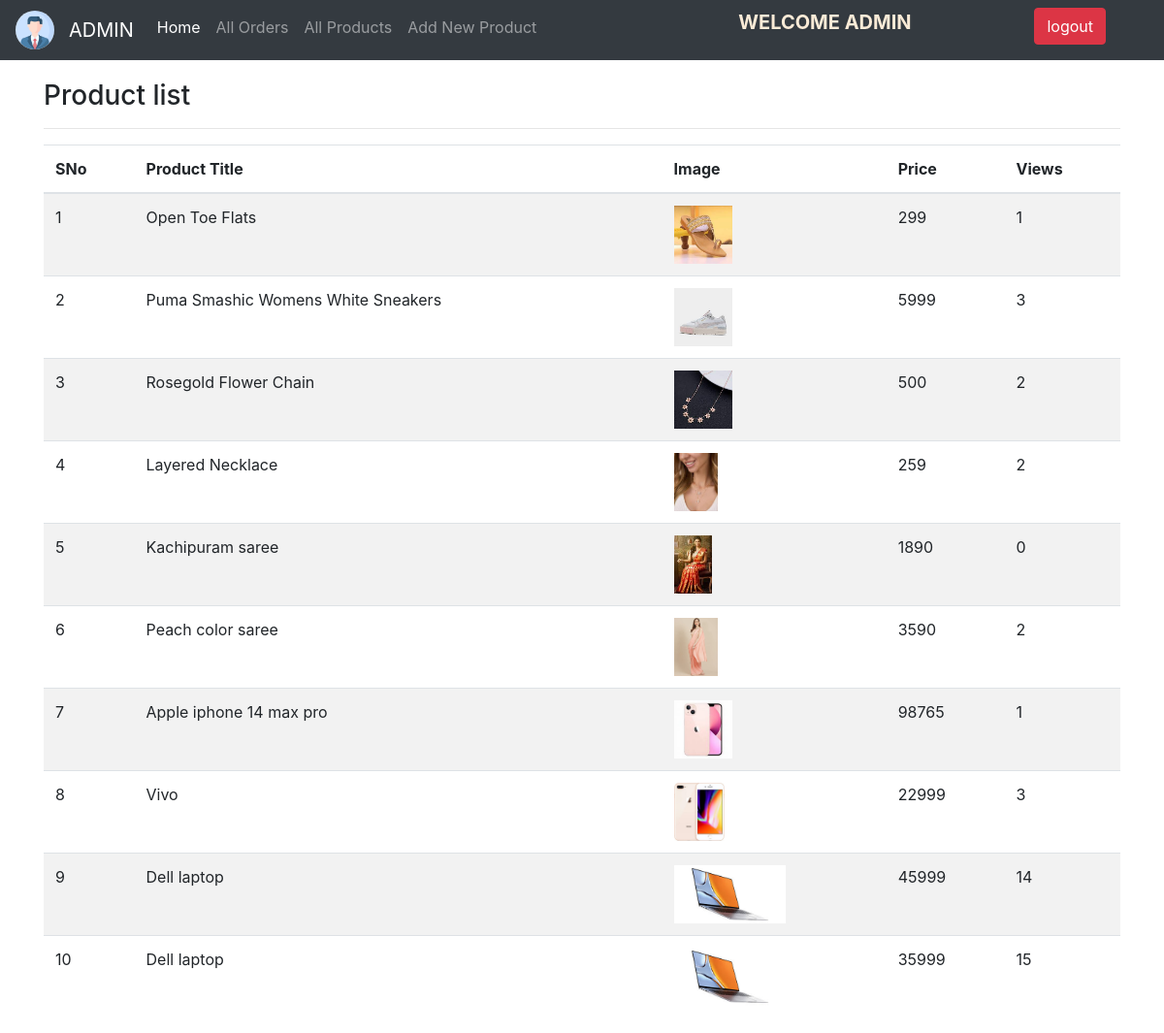
The page /admin-product/list/ (signed in) on the database its author committed.
### ecomapp/models.py (models this page shows, shortened)
class Product(models.Model):
    title = models.CharField(max_length=200)
    slug = models.SlugField(unique=True)
    category = models.ForeignKey(Category, on_delete=models.CASCADE)
    image = models.ImageField(upload_to="products")
    marked_price = models.PositiveIntegerField()
    selling_price = models.PositiveIntegerField()
    description = models.TextField()
    warranty = models.CharField(max_length=300, null=True, blank=True)
    return_policy = models.CharField(max_length=300, null=True, blank=True)
    view_count = models.PositiveIntegerField(default=0)

### ecomapp/views.py (the view)
# urls.py: path("admin-product/list/", views.admin_product_list_view, name="adminproductlist"),
@admin_required
def admin_product_list_view(request):
    all_products = Product.objects.all().order_by("-id")
    context = {
        "allproducts": all_products,
    }
    return render(request, "adminpages/adminproductlist.html", context)

### ecomapp/views.py (called while the page is built)
def admin_required(view_func):
    @wraps(view_func)
    def _wrapped_view(request, *args, **kwargs):
        if request.user.is_authenticated and Admin.objects.filter(user=request.user).exists():
            return view_func(request, *args, **kwargs)
        else:
            return redirect("/admin-login/")
    return _wrapped_view

### templates/adminpages/adminproductlist.html (shortened to what this page needs)
{% extends 'adminpages/adminbase.html' %}
{% block content %}
<div class="container" style="margin-top: 20px;">
    <div class="row">
        <div class="col-md-12">
            <h3>Product list</h3><hr>
            <table class="table table-striped">
                <thead>
                    <tr>
                        <th>SNo</th>
                        <th>Product Title</th>
                        <th>Image</th>
                        <th>Price</th>
                        <th>Views</th>
                    </tr>
                </thead>
                <tbody>
                    {% for p in allproducts %}
                    <tr>
                        <td>{{forloop.counter}}</td>
                        <td>{{p.title}}</td>
                        <td><img src="{{p.image.url}}" style="height: 60px;" alt=""></td>
                        <td>{{p.selling_price}}</td>
                        <td>{{p.view_count}}</td>
                    </tr>
                    {% endfor %}
                </tbody>
            </table>
        </div>
    </div>
</div>
{% endblock %}

### rows shown on the page
Product: title "Open Toe Flats", image (picture), selling_price "299", view_count "1"
Product: title "Puma Smashic Womens White Sneakers", image (picture), selling_price "5999", view_count "3"
Product: title "Rosegold Flower Chain", image (picture), selling_price "500", view_count "2"
Product: title "Layered Necklace", image (picture), selling_price "259", view_count "2"
Product: title "Kachipuram saree", image (picture), selling_price "1890", view_count "0"
Product: title "Peach color saree", image (picture), selling_price "3590", view_count "2"
Product: title "Apple iphone 14 max pro", image (picture), selling_price "98765", view_count "1"
Product: title "Vivo", image (picture), selling_price "22999", view_count "3"
Product: title "Dell laptop", image (picture), selling_price "45999", view_count "14"
Product: title "Dell laptop", image (picture), selling_price "35999", view_count "15"
